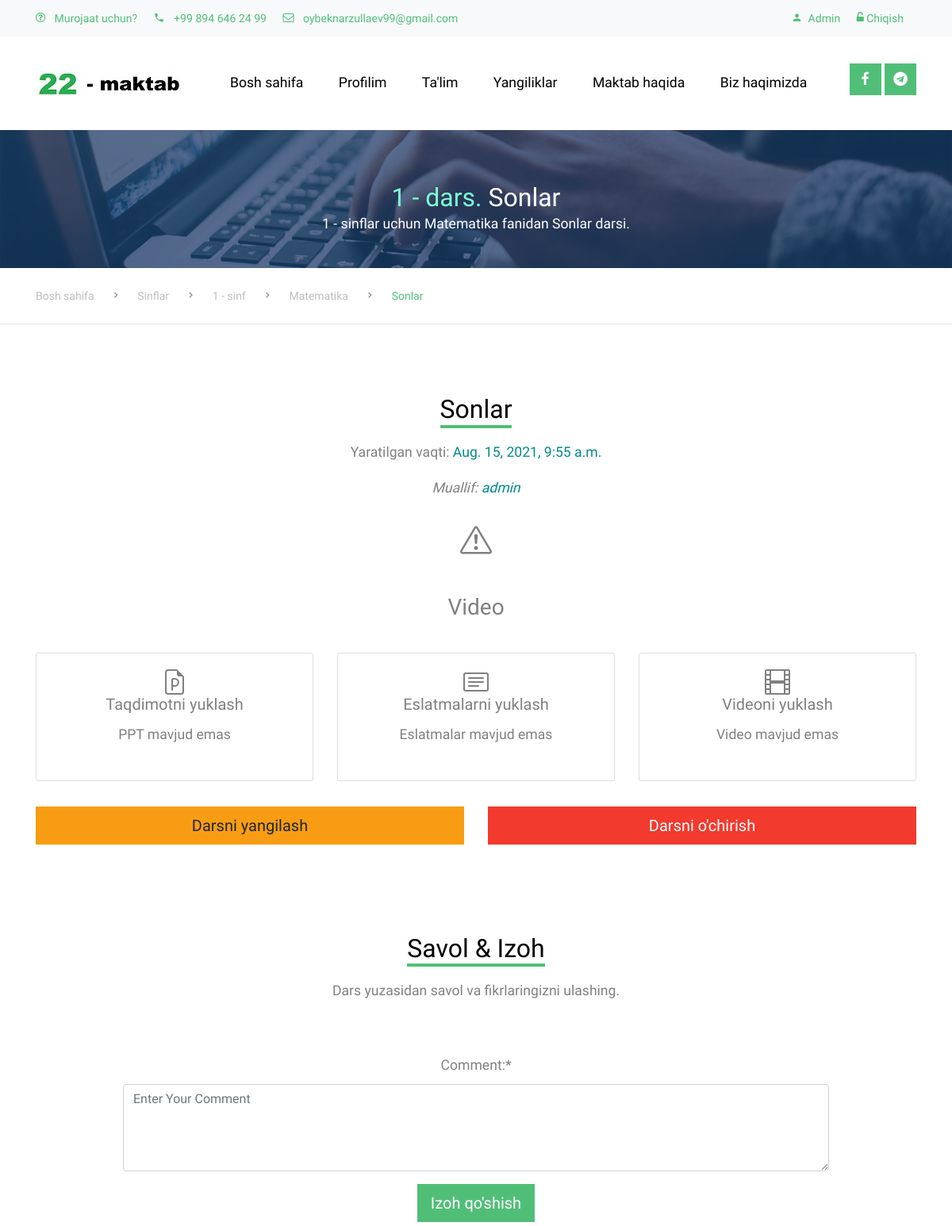
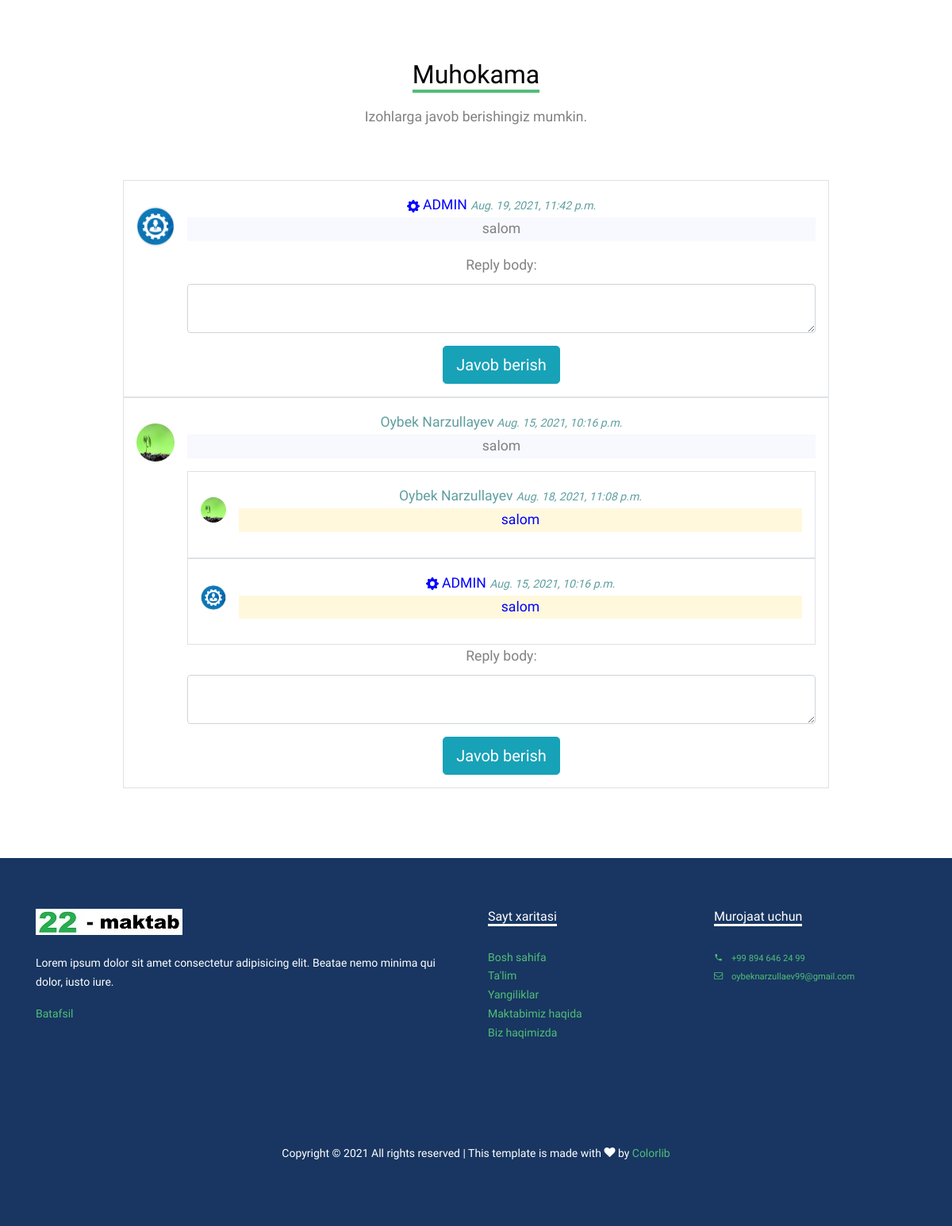
The page /curriculum/1-sinf/matematika/sonlar/ (signed in) on the database its author committed (2 pictures, top to bottom).
### curriculum/models.py (models this page shows, shortened)
class Lesson(models.Model):
    Standard = models.ForeignKey(Standard, on_delete=models.CASCADE)
    created_by = models.ForeignKey(User, on_delete=models.CASCADE)
    created_at = models.DateTimeField(auto_now_add=True)
    subject = models.ForeignKey(Subject, on_delete=models.CASCADE, related_name='lessons')
    name = models.CharField(max_length=250)
    position = models.PositiveSmallIntegerField(verbose_name="Chapter no.")
    slug = models.SlugField(null=True, blank=True)
    video = models.FileField(upload_to=save_lesson_files, verbose_name="Video", blank=True, null=True)
    ppt = models.FileField(upload_to=save_lesson_files, verbose_name="Presentations", blank=True)
    Notes = models.FileField(upload_to=save_lesson_files, verbose_name="Notes", blank=True)
    class Meta:
        ordering = ['position']

class Standard(models.Model):
    name = models.CharField(max_length=100, unique=True)
    slug = models.SlugField(null=True, blank=True)
    description = models.TextField(max_length=500, blank=True)
    def __str__(self):
        return self.name

class Subject(models.Model):
    name = models.CharField(max_length=100)
    slug = models.SlugField(null=True, blank=True)
    standard = models.ForeignKey(Standard, on_delete=models.CASCADE, related_name='subjects')
    image = models.ImageField(upload_to=save_subject_image, blank=True, verbose_name='Subject Image')
    description = models.TextField(max_length=500, blank=True)
    def __str__(self):
        return self.name

class Comment(models.Model):
    lesson_name = models.ForeignKey(Lesson,null=True, on_delete=models.CASCADE,related_name='comments')
    comm_name = models.CharField(max_length=100, blank=True)
    author = models.ForeignKey(User,on_delete=models.CASCADE)
    body = models.TextField(max_length=500)
    date_added = models.DateTimeField(auto_now_add=True)
    class Meta:
        ordering = ['-date_added']

class Reply(models.Model):
    comment_name = models.ForeignKey(Comment, on_delete=models.CASCADE,related_name='replies')
    reply_body = models.TextField(max_length=500)
    author = models.ForeignKey(User,on_delete=models.CASCADE)
    date_added = models.DateTimeField(auto_now_add=True)

### app_users/models.py (models this page shows, shortened)
class UserProfileInfo(models.Model):
    user = models.OneToOneField(User, on_delete=models.CASCADE)
    bio = models.CharField(max_length=500)
    profile_pic = models.ImageField(upload_to=path_and_rename, verbose_name="Profile Picture", blank=True)
    teacher = 'teacher'
    student = 'student'
    parent = 'parent'
    user_types = [
        (teacher, 'teacher'),
        (student, 'student'),
        (parent, 'parent'),
    ]
    user_type = models.CharField(max_length=10, choices=user_types, default=student)

### curriculum/views.py (the view, shortened to what this page needs)
# urls.py: path('<str:standard>/<str:subject>/<slug:slug>/', views.LessonDetailView.as_view(), name='lesson_detail'),
class LessonDetailView(DetailView, FormView):
    context_object_name = 'lessons'
    model = Lesson
    template_name = 'curriculum/lesson_detail_view.html'
    form_class = CommentForm
    second_form_class = ReplyForm
    def get_context_data(self, **kwargs):
        profiles = UserProfileInfo.objects.all()
        users = User.objects.all()
        context = super(LessonDetailView, self).get_context_data(**kwargs)
        if 'form' not in context:
            context['form'] = self.form_class()
        if 'form2' not in context:
            context['form2'] = self.second_form_class()
        context['profiles'] = profiles
        context['users'] = users
        return context

### curriculum/templates/curriculum/lesson_detail_view.html (shortened to what this page needs)
{% extends 'base.html' %}
{% load static %}
{% load crispy_forms_tags %}
{% block content %}
{% if user.is_authenticated %}
<div class="site-section ftco-subscribe-1 site-blocks-cover pb-4"
    style="background-image: url('{% static 'images/bg_1.jpg' %}')">
    <div class="container">
        <div class="row align-items-end justify-content-center text-center">
            <div class="col-lg-7">
                <h2 class="mb-0"><span style="color: aquamarine;">{{lessons.position}} - dars.</span> {{lessons.name}}
                </h2>
                <p>{{lessons.Standard}}lar uchun {{lessons.subject.name}} fanidan {{lessons.name}} darsi.</p>
            </div>
        </div>
    </div>
</div>
<div class="custom-breadcrumns border-bottom">
    <div class="container">
        <a href="{% url 'index' %}">Bosh sahifa</a>
        <span class="mx-3 icon-keyboard_arrow_right"></span>
        <a href="{% url 'curriculum:standard_list' %}">Sinflar</a>
        <span class="mx-3 icon-keyboard_arrow_right"></span>
        <a href="{% url 'curriculum:subject_list' slug=lessons.Standard.slug %}">{{lessons.Standard}}</a>
        <span class="mx-3 icon-keyboard_arrow_right"></span>
        <a
            href="{% url 'curriculum:lesson_list' standard=lessons.Standard.slug slug=lessons.subject.slug %}">{{lessons.subject}}</a>
        <span class="mx-3 icon-keyboard_arrow_right"></span>
        <span class="current">{{lessons.name}}</span>
    </div>
</div>
<div class="site-section">
    <div class="container">
        <div class="row justify-content-center text-center">
            <div class="col-md-9 mb-4">
                <h2 class="section-title-underline mb-3">
                    <span>{{lessons.name}}</span>
                </h2>
                <p>Yaratilgan vaqti: <span style="color: darkcyan;">{{lessons.created_at}}</span></p>
                <cite title="Source Title">
                    Muallif:
                    <span style="color: darkcyan;">{{lessons.created_by}}</span></cite><br /><br />
                <p class="mb-5">
                    {% if lessons.video %}
                    <video controls style="width: 100%;">
                        <source src="{{lessons.video.url}}" type="video/mp4">
                    </video>
                    {% else %}
                <h3>Video</h3>
                {% endif %}
                </p>
            </div>
            <div class="col-lg-4">
                <div class="card box-shadow-hover">
                    <div class="card-body" style="height: 10rem;">
                        <h5 class="card-title">Taqdimotni yuklash</h5>
                        {% if lessons.ppt %}
                        <a href="{{lessons.ppt.url}}" download>
                            <button type="button" class="btn btn-primary px-4 rounded-0"><span>Fayllarni
                                    olish</span></button>
                        </a>
                        {% else %}
                        <p class="card-text">PPT mavjud emas</p>
                        {% endif %}
                    </div>
                </div>
            </div>
            <div class="col-lg-4">
                <div class="card box-shadow-hover">
                    <div class="card-body" style="height: 10rem;">
                        <h5 class="card-title">Eslatmalarni yuklash</h5>
                        {% if lessons.Notes %}
                        <a href="{{lessons.Notes.url}}" download>
                            <button type="button" class="btn btn-primary px-4 rounded-0"><span>Fallarni
                                    olish</span></button>
                        </a>
                        {% else %}
                        <p class="card-text">Eslatmalar mavjud emas</p>
                        {%endif%}
                    </div>
                </div>
            </div>
            <div class="col-lg-4">
                <div class="card box-shadow-hover">
                    <div class="card-body" style="height: 10rem;">
                        <h5 class="card-title">Videoni yuklash</h5>
                        {% if lessons.video %}
                        <a href="{{lessons.video.url}}" download>
                            <button type="button" class="btn btn-primary px-4 rounded-0"><span>Yuklash</span></button>
                        </a>
                        {% else %}
                        <p class="card-text">Video mavjud emas</p>
                        {% endif %}
                    </div>
                </div>
            </div>
            {% if user.userprofileinfo.user_type == 'teacher' or user.is_superuser %}
            <div class="col-md-6 text-center" style="margin: 2rem 0;">
                <a href="{% url 'curriculum:lesson_update' standard=lessons.Standard.slug subject=lessons.subject.slug slug=lessons.slug %}"
                    class="btn btn-warning btn-lg mr-4 btn-block rounded-0">Darsni yangilash</a>
            </div>
            <div class="col-md-6" style="margin: 2rem 0;">
                <a href="{% url 'curriculum:lesson_delete' standard=lessons.Standard.slug subject=lessons.subject.slug slug=lessons.slug %}"
                    class="btn btn-danger btn-lg mr-4 btn-block rounded-0">Darsni o'chirish</a>
            </div>
            {% endif %}
            <div class="col-lg-10" style="margin-top: 5rem;">
                <div class="row mb-5 justify-content-center text-center">
                    <div class="col">
                        <h2 class="section-title-underline mb-3">
                            <span>Savol & Izoh</span>
                        </h2>
                        <p>Dars yuzasidan savol va fikrlaringizni ulashing.</p>
                    </div>
                </div>
                <div class="col">
                    <form method="post">
                        <div class="form-group">
                            {{form|crispy}}
                            <input type="submit" name="form" value="Izoh qo'shish"
                                class="btn btn-primary rounded-0 btn-lg">
                        </div>
                    </form>
                </div>
                <div class="row mb-5 justify-content-center text-center" style="margin-top: 5rem;">
                    <div class="col">
                        <h2 class="section-title-underline mb-3">
                            <span>Muhokama</span>
                        </h2>
                        <p>Izohlarga javob berishingiz mumkin.</p>
                    </div>
                </div>
                <div class="col">
                    {% for comment in lessons.comments.all %}
                    <div>
                        <div class=" media border p-3">
                            {% if comment.author.is_superuser %}
                            <img src="{% static 'images/admin.png' %}" alt="Jane Doe" class="mr-3 mt-3 rounded-circle"
                                style="width:3rem;">
                            {% elif not comment.author.userprofileinfo.profile_pic %}
                            <img src="{% static 'images/user_avatar.png' %}" alt="Jane Doe"
                                class="mr-3 mt-3 rounded-circle" style="width:3rem;">
                            {% else %}
                            <img src="{{comment.author.userprofileinfo.profile_pic.url}}" alt="John Doe"
                                class="mr-3 mt-3 rounded-circle" style="width:3rem; height: 3rem;">
                            {% endif %}
                            <div class="media-body">
                            {% if comment.author.first_name and comment.author.last_name %}
                                <h7 style="color: cadetblue;">{{comment.author.first_name}} {{comment.author.last_name}}<small
                                        style="color: cadetblue;"><i> {{comment.date_added}}</i></small></h7>
                                        {% elif comment.author.is_superuser%}
                                        <h7  style="color: blue">
                                        ADMIN
                                        <small
                                        style="color: cadetblue;"><i> {{comment.date_added}}</i></small></h7>
                                        {% else %}
                                        <h7 style="color: cadetblue;">{{comment.author.username}} <small
                                        style="color: cadetblue;"><i> {{comment.date_added}}</i></small></h7>
                                        {% endif %}
                                <p style="background-color:ghostwhite;">{{comment.body}}</p>
                                {% for reply in comment.replies.all %}
                                <div class="media border p-3">
                                    {% if reply.author.is_superuser %}
                                    <img src="{% static 'images/admin.png' %}" alt="Jane Doe"
                                        class="mr-3 mt-3 rounded-circle" style="width:2rem;">
                                    {% elif not reply.author.userprofileinfo.profile_pic %}
                                    <img src="{% static 'images/user_avatar.png' %}" alt="Jane Doe"
                                        class="mr-3 mt-3 rounded-circle" style="width:2rem;">
                                    {% else %}
                                    <img src="{{reply.author.userprofileinfo.profile_pic.url}}" alt="John Doe"
                                        class="mr-3 mt-3 rounded-circle" style="width:2rem; height: 2rem;">
                                    {% endif %}
                                    <div class="media-body">
                                    {% if reply.author.first_name and reply.author.last_name %}<h8 style="color: cadetblue;">{{reply.author.first_name}} {{reply.author.last_name}} <small
                                                style="color: cadetblue;"><i> {{reply.date_added}}</i></small>
                                        </h8>
                                        {% elif reply.author.is_superuser%}
                                        <h8  style="color: blue">
                                        ADMIN
                                        <small
                                        style="color: cadetblue;"><i> {{comment.date_added}}</i></small></h8>
                                        {% else %}<h8 style="color: cadetblue;">{{reply.author.username}} <small
                                                style="color: cadetblue;"><i> {{reply.date_added}}</i></small>
                                        </h8>{% endif %}
                                        <p style="color: blue; background-color: cornsilk;">{{reply.reply_body}}</p>
                                    </div>
                                </div>
                                {% endfor %}
                                <form method="post">
                                    {{form2.as_p}}
                                    <input type="submit" name="form2" value="Javob berish" class="btn btn-info btn-lg">
                                </form>
                            </div>
                        </div>
                    </div>
                    {% endfor %}
                </div>
            </div>
        </div>
    </div>
</div>
{% else %}
<h1 style="text-align: center;">Tizimga kirmagansiz!</h1>
{% endif %}
{%endblock%}

### rows shown on the page
Lesson: position "1", name "Sonlar", Standard "1 - sinf", subject.name "Matematika", subject "Matematika", created_at "Aug. 15, 2021, 9:55 a.m.", created_by "admin"
Comment: date_added "Aug. 19, 2021, 11:42 p.m.", body "salom"
Comment: author.userprofileinfo.profile_pic (picture), author.first_name "Oybek", author.last_name "Narzullayev", date_added "Aug. 15, 2021, 10:16 p.m.", body "salom"
Reply: author.userprofileinfo.profile_pic (picture), author.first_name "Oybek", author.last_name "Narzullayev", date_added "Aug. 18, 2021, 11:08 p.m.", reply_body "salom"
Reply: reply_body "salom"
